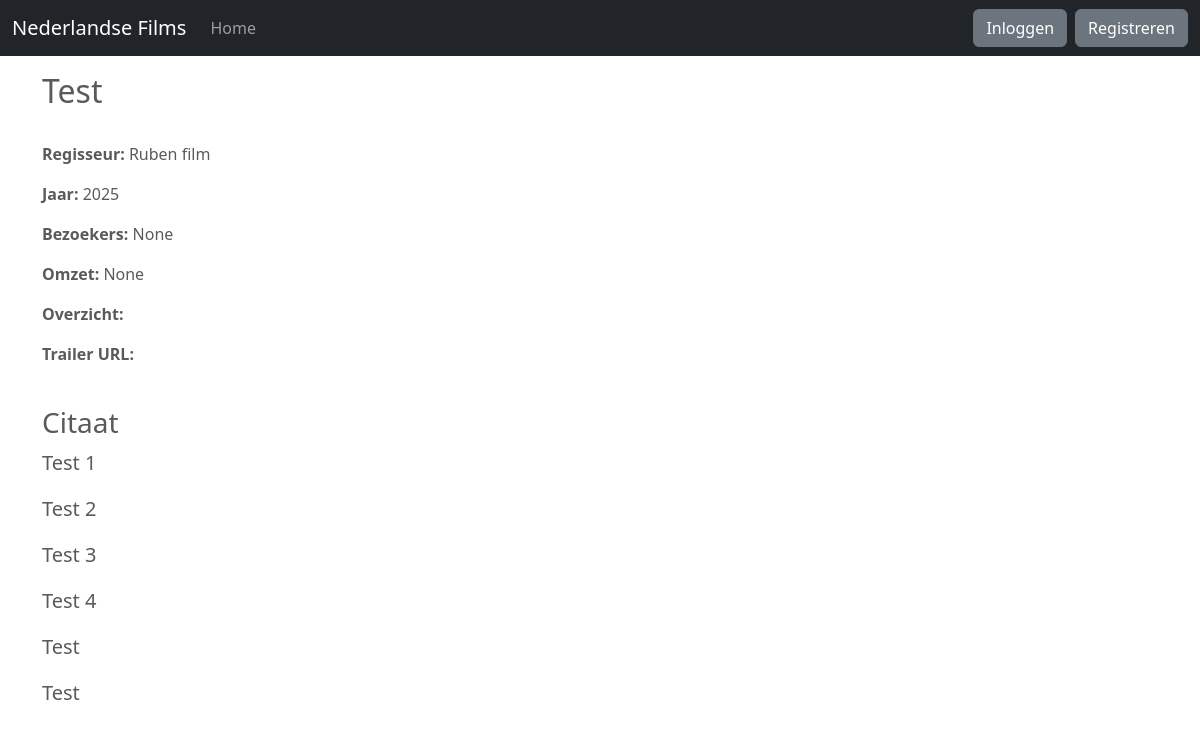
Before: /film/1 with the older database file.
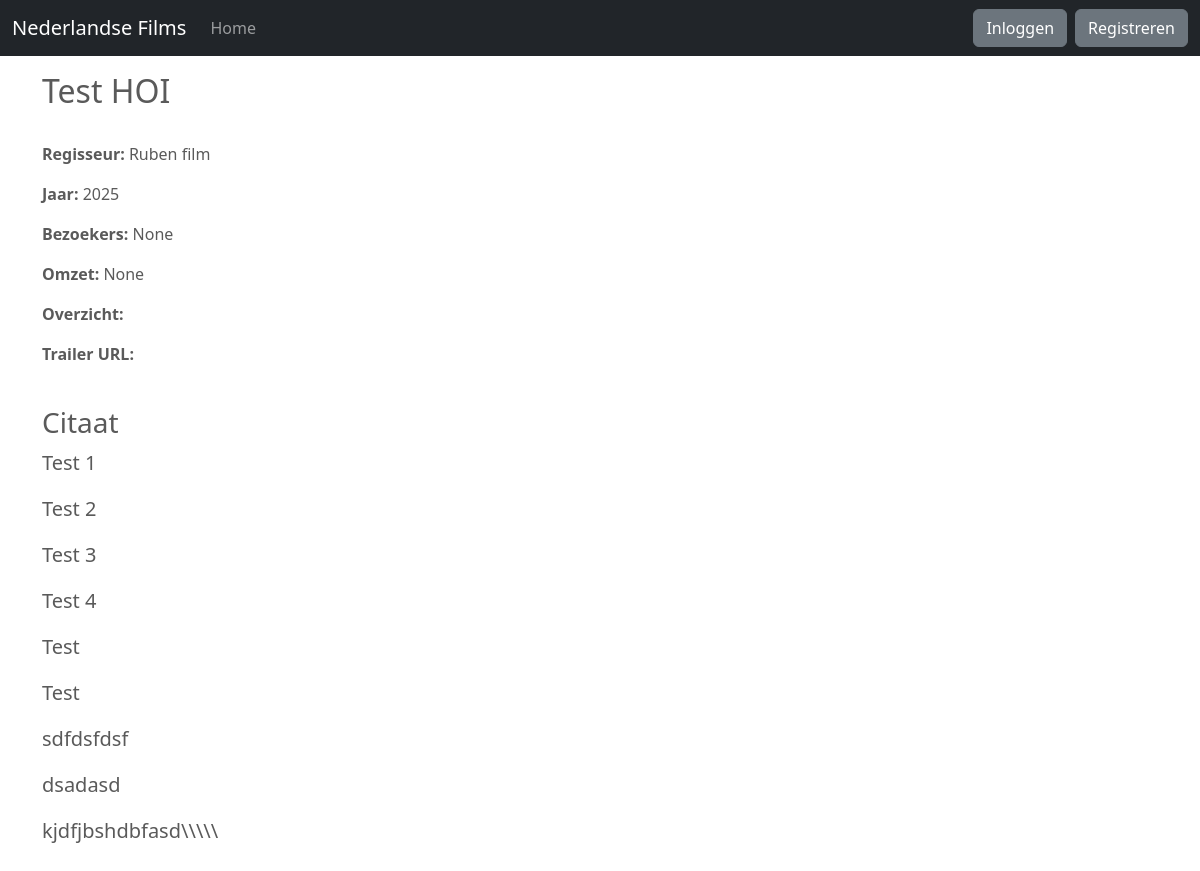
After: the same page with the newer database file.
### app/models.py (models this page shows, shortened)
class Film(db.Model):
    id = db.Column(db.Integer, primary_key=True)
    titel = db.Column(db.String(100), nullable=False)
    regisseur_id = db.Column(db.Integer, db.ForeignKey('regisseur.id'), nullable=False)
    jaar = db.Column(db.Integer, nullable=False)
    trailer_url = db.Column(db.String(255))  # Assuming trailers are hosted externally
    bezoekers = db.Column(db.Integer, default=None)  # Visitor count
    omzet = db.Column(db.BigInteger, default=None)  # Revenue, using BigInteger for larger numbers
    overzicht = db.Column(db.Text)  # General overview or description of the film
    citaten = db.relationship('Citaat', backref='film', lazy=True)

class Citaat(db.Model):
    id = db.Column(db.Integer, primary_key=True)
    inhoud = db.Column(db.Text, nullable=False)
    film_id = db.Column(db.Integer, db.ForeignKey('film.id'), nullable=False)

### app/routes.py (the view)
@app.route('/film/<int:id>', methods=['GET', 'POST'])
def film_detail(id):
    film = Film.query.get_or_404(id)
    quotes = Citaat.query.filter_by(film_id=id).all()  # Fetch quotes related to the film
    form = CitaatForm()
    if form.validate_on_submit():
        new_quote = Citaat(inhoud=form.inhoud.data, film_id=id)
        db.session.add(new_quote)
        db.session.commit()
        flash('Quote successfully added.', 'success')
        return redirect(url_for('main.film_detail', id=id))  # Refresh the page to show the new quote
    return render_template('film_detail.html', film=film, quotes=quotes, form=form)

### app/templates/film_detail.html (shortened to what this page needs)
{% extends "base.html" %}
{% block content %}
<div class="container mt-4">
    <div class="d-flex justify-content-between align-items-center mb-4">
        <h2>{{ film.titel }}</h2>
    </div>
    <div class="row">
        <div class="col-md-8">
            <p><strong>Regisseur:</strong> {{ film.regisseur.voornaam }} {{ film.regisseur.achternaam }}</p>
            <p><strong>Jaar:</strong> {{ film.jaar }}</p>
            <p><strong>Bezoekers:</strong> {{ film.bezoekers }}</p>
            <p><strong>Omzet:</strong> {{ film.omzet }}</p>
            <p><strong>Overzicht:</strong> {{ film.overzicht }}</p>
            <p><strong>Trailer URL:</strong> <a href="{{ film.trailer_url }}" target="_blank">{{ film.trailer_url }}</a>
            </p>
        </div>
        <div class="col-md-4">
        </div>
    </div>
</div>
<div class="container mt-4">
    <h3>Citaat</h3>
    {% for quote in quotes %}
    <blockquote class="blockquote">
        <p class="mb-0">{{ quote.inhoud }}</p>
    </blockquote>
    {% else %}
    <p>No quotes yet.</p>
    {% endfor %}
</div>
{% endblock %}

Changed rows visible on the page:
changed Film "None": titel "Test" → "Test HOI"
added Citaat: inhoud "sdfdsfdsf"
added Citaat: inhoud "dsadasd"
added Citaat: inhoud "kjdfjbshdbfasd\\\\\\\\\\"
